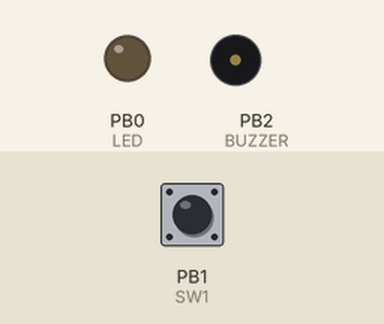
The sketch below on a simulated ATtiny85, built with avr-gcc and run on an emulated ATtiny85. Parts: output pins drawn as LEDs (lit = HIGH), buzzer (waves = sounding). The test bench sets the inputs (shaded band); at power-on: PB1 (SW1) LOW.

Above: at 1.2 s.
1.3 s: PB1 (SW1) pulled HIGH for 0.15 s
At 1.38 s:
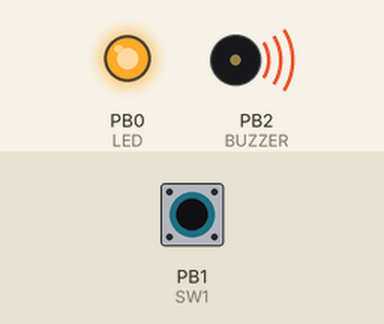
At 2.1 s:
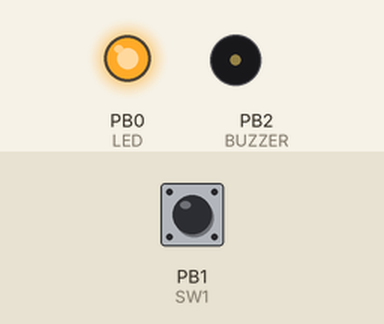
10.3 s: PB1 (SW1) pulled HIGH for 1 s
At 16.15 s:
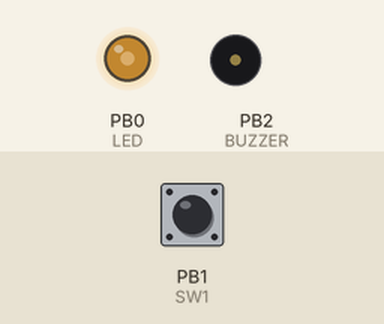
Timing chart, 0 to 19.8 s (numbered marks = the images above; inputs shaded):
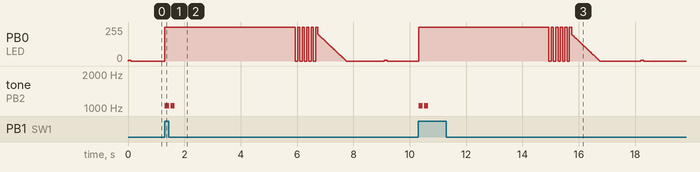

Measured:
- after the input at 1.3 s, tone on PB2 (BUZZER): alternates 1047 Hz for 0.15 s and silent for 0.05 s, 4 changes in all, then stays silent, starting at once
- after the input at 10.3 s, tone on PB2 (BUZZER): alternates 1047 Hz for 0.15 s and silent for 0.05 s, 4 changes in all, then stays silent, starting at once

The sketch:

1.0.3.ino
```cpp
/*
  2018.05.12 Written by @Toramin10
*/

#include <DigiKeyboard.h>  //Digisparkをkeyboardにするためのライブラリ
const int LED = 0;
const int SW1 = 1;
const int BUZZER = 2;
int freq[15] = {523, 587, 659, 698, 784, 880, 987, 1047, 1175, 1319, 1397, 1568, 1760, 1976, 2093};
bool state = false;

void setup() {
  pinMode(LED, OUTPUT);
  pinMode(BUZZER, OUTPUT);
  pinMode(SW1, INPUT);
}

void loop() {

  analogWrite(LED, 5);
  DigiKeyboard.delay(100);
  digitalWrite(LED, LOW);

  for (int i = 0; i <=  2500; i++) {

    if (digitalRead(SW1) == HIGH) {
      delay(10);
      if (!state) {
        digitalWrite(LED, HIGH);
        for (int k = 1; k <= 2; k++){
          tone(BUZZER, freq[7], 150);
          DigiKeyboard.delay(200);
        }
        DigiKeyboard.update();
        DigiKeyboard.sendKeyStroke(KEY_R, MOD_GUI_LEFT);　//Win + Rを出力
        DigiKeyboard.delay(150);
        DigiKeyboard.print("https\'//drive.google.com/drive/my-drive\n");  //GoogleDriveにアクセスさせる
        DigiKeyboard.delay(4000);
        for (int j = 1; j <= 5; j++) {
          digitalWrite(LED, LOW);
          DigiKeyboard.delay(80);
          digitalWrite(LED, HIGH);
          DigiKeyboard.delay(80);
        }
        for (int j = 200; j >= 0; j = j - 2) {
          analogWrite(LED, j);
          DigiKeyboard.delay(10);
        }
        state = true;
      }
    }
    else {
      state = false;
    }
    DigiKeyboard.delay(1);
  }

}
```
